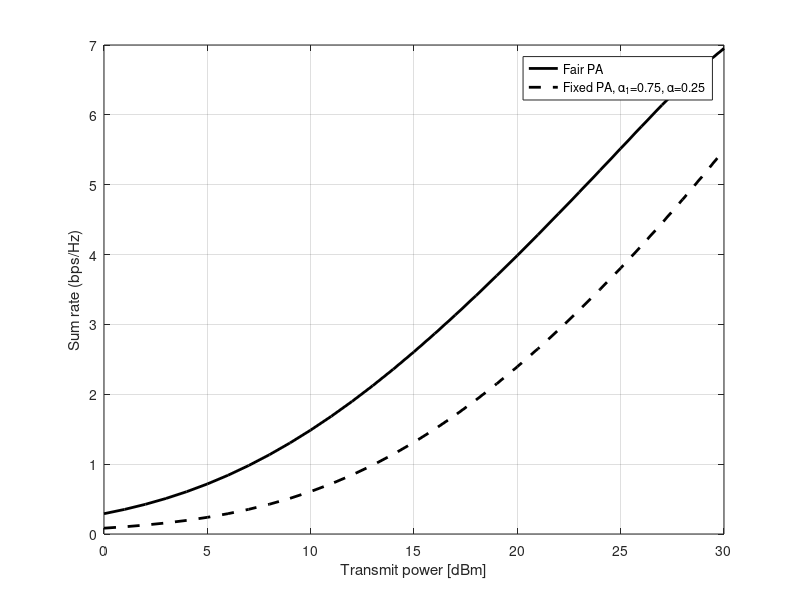

Reproduce this figure in MATLAB.
% Initialization
clc; clear all; close all

% Define the variation range of the tranmitted power in dBm
Pt_dBm = 0:30;

% The corresponding value of the transmitted power in linear scale
pt = 1e-3 * db2pow(Pt_dBm);

% Define the number of channel realizzations
N = 1e5;

% Define the distances between the users and base station
d1 = 5000; d2=1000;

% define the pass loss exponent
eta = 4;

% Generate the Rayleigh fading coefficnet for each user with pass loss
h1 = sqrt(d1^-eta)*(randn(1,N)+j*randn(1,N))/sqrt(2);
h2 = sqrt(d2^-eta)*(randn(1,N)+j*randn(1,N))/sqrt(2);

% Estimate the channel gain for each user
g1 = (abs(h1)).^2;
g2 = (abs(h2)).^2;

% Define the bandwidth
BW = 1e6;

% Estimate the noise power in watt
no = 1.38064852e-23 * 300 * BW;

% Define the fixed PA coefficnets
b1=0.75; b2=0.25;

% Target Rate bps/Hz
R1 = 1;

% Target SINR
xi = (2^(R1))-1;

for u=1:length(pt)
a1 = xi*(pt(u)*g1+no)./(pt(u)*g1*(xi+1));    
a1(a1>1)=0;
a2=1-a1;

% Sum Rate of fair PA
C1 = log2 (1 + a1.*pt(u).*g1./(a2.*pt(u).*g1+no));
C2 = log2 (1 + a2.*pt(u).*g2/no);

C_sum_fair_PA(u) = mean(C1+C2);


% Sum Rate of fixed PA
C1_ = log2 (1 + b1*pt(u)*g1./(b2*pt(u)*g1+no));
C2_ = log2 (1 + b2*pt(u)*g2/no);

C_sum_fixed_PA(u) = mean(C1_+C2_);     
end

figure
plot(Pt_dBm , C_sum_fair_PA,'-k','linewidth',2); hold on
plot(Pt_dBm , C_sum_fixed_PA,'--k','linewidth',2); hold on
legend('Fair PA','Fixed PA, \alpha_1=0.75, \alpha=0.25')
xlabel('Transmit power [dBm]')
ylabel('Sum rate (bps/Hz)')
grid













